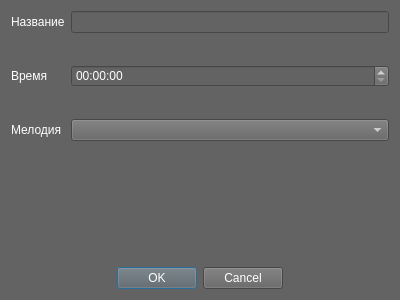
<?xml version="1.0" encoding="UTF-8"?>
<ui version="4.0">
 <class>Dialog</class>
 <widget class="QDialog" name="Dialog">
  <property name="geometry">
   <rect>
    <x>0</x>
    <y>0</y>
    <width>400</width>
    <height>300</height>
   </rect>
  </property>
  <property name="windowTitle">
   <string>Dialog</string>
  </property>
  <property name="styleSheet">
   <string notr="true">color: rgb(255, 255, 255);
background-color: rgb(99, 99, 99);</string>
  </property>
  <property name="bbuo" stdset="0">
   <bool>false</bool>
  </property>
  <layout class="QVBoxLayout" name="verticalLayout_2">
   <item>
    <layout class="QFormLayout" name="formLayout">
     <item row="0" column="0">
      <widget class="QLabel" name="label">
       <property name="styleSheet">
        <string notr="true">font: 20pt &quot;MS Shell Dlg 2&quot;;</string>
       </property>
       <property name="text">
        <string>Название</string>
       </property>
      </widget>
     </item>
     <item row="0" column="1">
      <widget class="QLineEdit" name="nameEdit">
       <property name="styleSheet">
        <string notr="true">font: 20pt &quot;MS Shell Dlg 2&quot;;</string>
       </property>
      </widget>
     </item>
     <item row="1" column="1">
      <spacer name="horizontalSpacer">
       <property name="orientation">
        <enum>Qt::Horizontal</enum>
       </property>
       <property name="sizeHint" stdset="0">
        <size>
         <width>40</width>
         <height>20</height>
        </size>
       </property>
      </spacer>
     </item>
     <item row="2" column="0">
      <widget class="QLabel" name="label_2">
       <property name="styleSheet">
        <string notr="true">font: 20pt &quot;MS Shell Dlg 2&quot;;</string>
       </property>
       <property name="text">
        <string>Время</string>
       </property>
      </widget>
     </item>
     <item row="2" column="1">
      <widget class="QTimeEdit" name="timeEdit">
       <property name="styleSheet">
        <string notr="true">font: 20pt &quot;Agency FB&quot;;</string>
       </property>
      </widget>
     </item>
     <item row="3" column="1">
      <spacer name="horizontalSpacer_2">
       <property name="orientation">
        <enum>Qt::Horizontal</enum>
       </property>
       <property name="sizeHint" stdset="0">
        <size>
         <width>40</width>
         <height>20</height>
        </size>
       </property>
      </spacer>
     </item>
     <item row="4" column="0">
      <widget class="QLabel" name="label_3">
       <property name="styleSheet">
        <string notr="true">font: 20pt &quot;MS Shell Dlg 2&quot;;</string>
       </property>
       <property name="text">
        <string>Мелодия</string>
       </property>
      </widget>
     </item>
     <item row="4" column="1">
      <widget class="QComboBox" name="musicbox">
       <property name="styleSheet">
        <string notr="true">font: 20pt &quot;Agency FB&quot;;</string>
       </property>
      </widget>
     </item>
    </layout>
   </item>
   <item>
    <widget class="QDialogButtonBox" name="buttonBox">
     <property name="styleSheet">
      <string notr="true">font: 20pt &quot;MS Shell Dlg 2&quot;;</string>
     </property>
     <property name="orientation">
      <enum>Qt::Horizontal</enum>
     </property>
     <property name="standardButtons">
      <set>QDialogButtonBox::Cancel|QDialogButtonBox::Ok</set>
     </property>
     <property name="centerButtons">
      <bool>true</bool>
     </property>
    </widget>
   </item>
  </layout>
 </widget>
 <resources/>
 <connections>
  <connection>
   <sender>buttonBox</sender>
   <signal>accepted()</signal>
   <receiver>Dialog</receiver>
   <slot>accept()</slot>
   <hints>
    <hint type="sourcelabel">
     <x>248</x>
     <y>254</y>
    </hint>
    <hint type="destinationlabel">
     <x>157</x>
     <y>274</y>
    </hint>
   </hints>
  </connection>
  <connection>
   <sender>buttonBox</sender>
   <signal>rejected()</signal>
   <receiver>Dialog</receiver>
   <slot>reject()</slot>
   <hints>
    <hint type="sourcelabel">
     <x>316</x>
     <y>260</y>
    </hint>
    <hint type="destinationlabel">
     <x>286</x>
     <y>274</y>
    </hint>
   </hints>
  </connection>
 </connections>
</ui>
